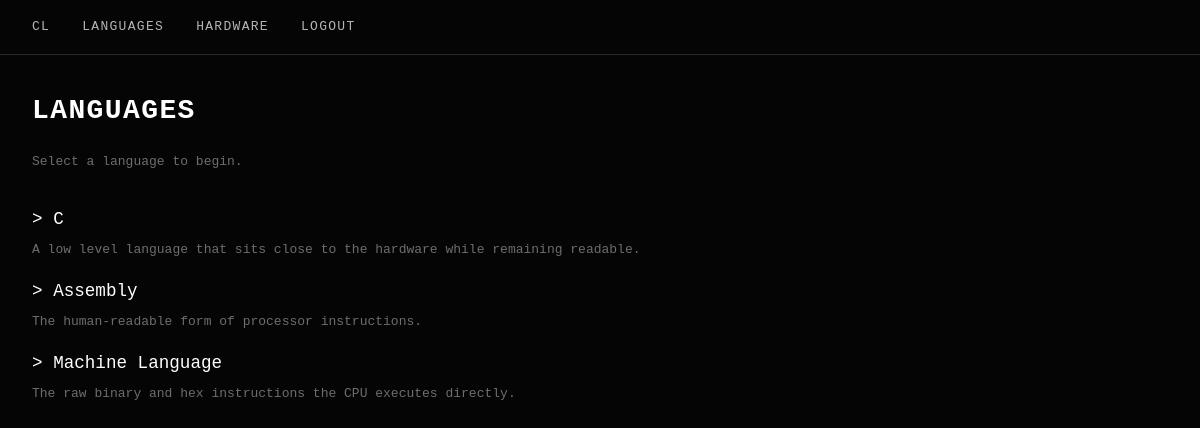
The page /languages/ (signed in) on the database its author committed.
### core/models.py (models this page shows, shortened)
class Language(models.Model):
    name = models.CharField(max_length=100)
    description = models.TextField()

### core/views.py (the view)
# urls.py: path('languages/', views.language_list, name='language_list'),
@login_required(login_url='login')
def language_list(request):
    languages = Language.objects.all()
    return render(request, 'core/language_list.html', {'languages': languages})

### core/templates/core/language_list.html
{% extends 'core/base.html' %}
{% block content %}
<div class="container">
    <h1>Languages</h1>
    <p style="opacity: 0.5; margin-bottom: 2rem; font-size: 13px;">Select a language to begin.</p>
    <ul>
        {% for language in languages %}
        <li style="margin-bottom: 1rem;">
            <a href="{% url 'language_detail' language.pk %}" style="font-size: 1.1rem;">
                &gt; {{ language.name }}
            </a>
            <p style="opacity: 0.5; font-size: 13px; margin-top: 4px;">{{ language.description }}</p>
        </li>
        {% endfor %}
    </ul>
</div>
{% endblock %}

### core/static/core/css/style.css (style rules this page uses)
:root { --bg: #050505; --text: #d4d4d4; --accent: #ffffff; --border: rgba(255, 255, 255, 0.15); --font: 'JetBrains Mono', 'Fira Code', monospace; }
*, *::before, *::after { box-sizing: border-box; margin: 0; padding: 0; border-radius: 0 !important; box-shadow: none !important; }
body { background: var(--bg); color: var(--text); font-family: var(--font); font-size: 14px; line-height: 1.7; }
h1, h2, h3, h4 { color: var(--accent); font-weight: 600; letter-spacing: 0.05em; text-transform: uppercase; margin-bottom: 1rem; }
a { color: var(--accent); text-decoration: none; }
p { margin-bottom: 1rem; }
.container { margin: 0 auto; max-width: 1200px; padding: 2rem; }
ul { list-style: none; padding: 0; }
li { margin-bottom: 0.5rem; }

### rows shown on the page
Language: name "C", description "A low level language that sits close to the hardware while remaining readable."
Language: name "Assembly", description "The human-readable form of processor instructions."
Language: name "Machine Language", description "The raw binary and hex instructions the CPU executes directly."
